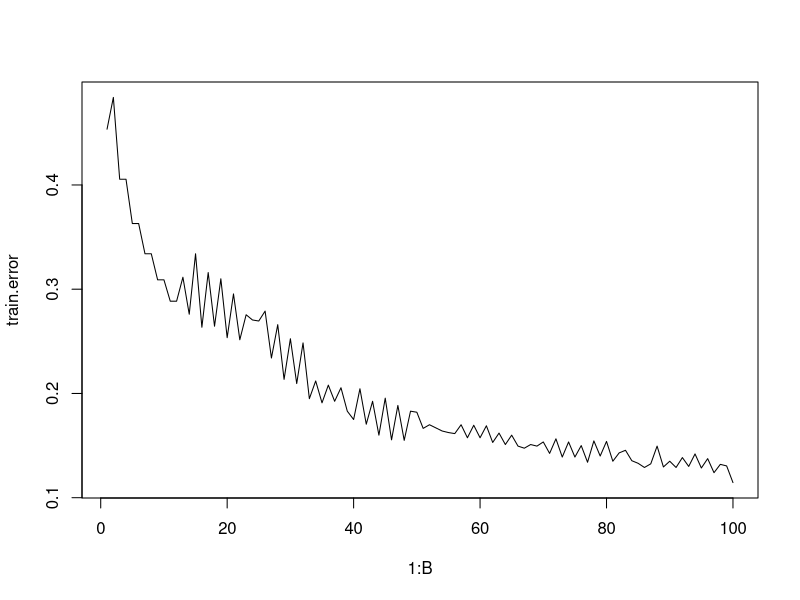
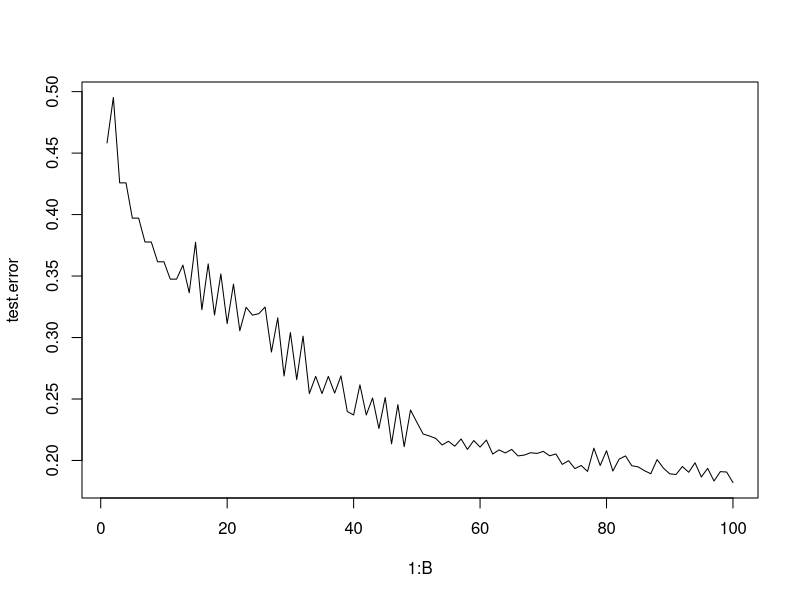
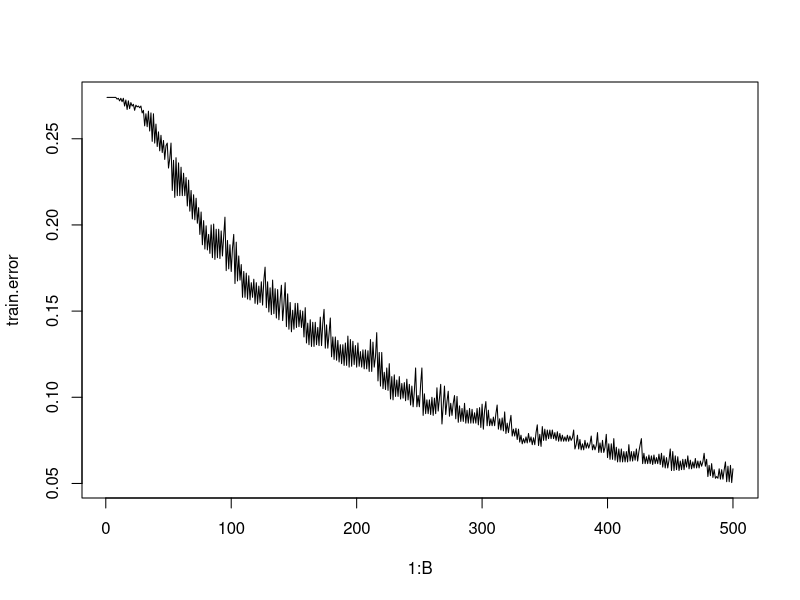
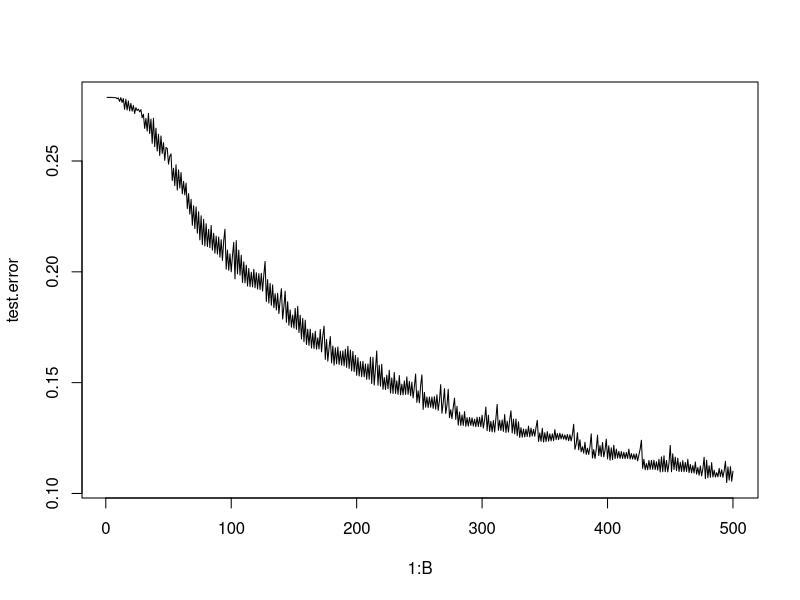

These figures' R source, in order:
rm(list=ls())
library(rpart)

### point (a) ###

set.seed(1)
X <- matrix(rnorm(20000), ncol = 10)
y <- apply(X^2, 1, sum)
y[y <= qchisq(p = 0.5, df = 10) ] <- -1
y[y > qchisq(p = 0.5, df = 10) ] <- 1
table(y)
N <- length(y)
B <- 100

# 1: initialization
f <- list()
w <- rep(1/N, N)
b  <- matrix(NA, ncol = N, nrow = B)
err <- alpha <- NULL
# 2: iterations
for (m in 1:B)
{
  f[[m]] <- rpart(as.factor(y)~., data = as.data.frame(X), weights = w, control = rpart.control(maxdepth = 1))
  b[m, ] <- 2*(as.numeric(predict(f[[m]], newdata = as.data.frame(X), type = 'class')) - 1.5)
  err[m] <- w %*% (b[m,] != y) / sum(w)
  alpha[m] <- log((1 - err[m]) / err[m])
  w <- w * exp(alpha[m] * as.numeric(b[m, ] != y))
  # w <- w/sum(w)
  print(m)
}
# 3: final classifier
g <- rep(0, N)
for (m in 1:B) g <- g + alpha[m] * b[m, ]
table(g>0)
sum((g>0)!=(y>0))

### point (b) ###

# wrt boosting iterations
train.error<-NULL
for (i in 1:B)
{
  g <- rep(0, N)
  for (m in 1:i) g <- g + alpha[m] * b[m, ]
  train.error[i] <- sum((g > 0) != (y > 0)) / N
}
plot(1:B, train.error, type = 'l')

# test error
set.seed(1)
X.test <- matrix(rnorm(100000), ncol = 10)
y.test <- apply(X.test^2, 1, sum)
y.test[y.test <= qchisq(p = 0.5, df = 10) ] <- -1
y.test[y.test > qchisq(p = 0.5, df = 10) ] <- 1
table(y.test)
N.test <- length(y.test)

test.error <- NULL
b.test  <- matrix(NA, ncol = N.test, nrow = B)
g.test <- rep(0, N)
for (m in 1:B)
{
  b.test[m,] <- 2*(as.numeric(predict(f[[m]], newdata = as.data.frame(X.test), type = 'class')) - 1.5)
  g.test <- g.test + alpha[m] * b.test[m, ]
  test.error[m] <- sum((g.test > 0) != (y.test > 0)) / N.test
}  
plot(1:B, test.error, type = 'l')

### point(c) ###
B <- 1000
# rerun with B = 1000
which.min(test.error)


### point (d) ###

set.seed(1)
X <- matrix(rnorm(20000), ncol = 10)
y <- apply(X^2, 1, sum)
y[y <= 12 ] <- -1
y[y > 12 ] <- 1
table(y)
N <- length(y)
B <- 500

# 1: initialization
f <- list()
w <- rep(1/N, N)
b  <- matrix(NA, ncol = N, nrow = B)
err <- alpha <- NULL
# 2: iterations
for (m in 1:B)
{
  f[[m]] <- rpart(as.factor(y)~., data = as.data.frame(X), weights = w, control = rpart.control(maxdepth = 1))
  b[m,] <- 2*(as.numeric(predict(f[[m]], newdata = as.data.frame(X), type = 'class')) - 1.5)
  err[m] <- w %*% (b[m,] != y) / sum(w)
  alpha[m] <- log((1 - err[m]) / err[m])
  w <- w * exp(alpha[m] * as.numeric(b[m, ] != y))
  # w <- w/sum(w)
  print(m)
}
# 3: final classifier
g <- rep(0, N)
for (m in 1:B) g <- g + alpha[m] * b[m, ]
table(g > 0)
sum((g > 0) != (y > 0))

# wrt boosting iterations
train.error <- NULL
for (i in 1:B)
{
  g <- rep(0, N)
  for (m in 1:i) g <- g + alpha[m] * b[m, ]
  train.error[i] <- sum((g > 0) != (y > 0)) / N
}
plot(1:B, train.error, type = 'l')


# test error
set.seed(1)
X.test <- matrix(rnorm(100000), ncol = 10)
y.test <- apply(X.test^2, 1, sum)
y.test[y.test <= 12 ] <- -1
y.test[y.test > 12 ] <- 1
table(y.test)
N.test <- length(y.test)

test.error <- NULL
b.test  <- matrix(NA, ncol = N.test, nrow = B)
g.test <- rep(0, N.test)
for (m in 1:B)
{
  b.test[m,] <- 2*(as.numeric(predict(f[[m]], newdata = as.data.frame(X.test), type = 'class')) - 1.5)
  g.test <- g.test + alpha[m] * b.test[m, ]
  test.error[m] <- sum((g.test > 0) != (y.test > 0)) / N.test
}  
plot(1:B, test.error, type = 'l')

which.min(test.error)
